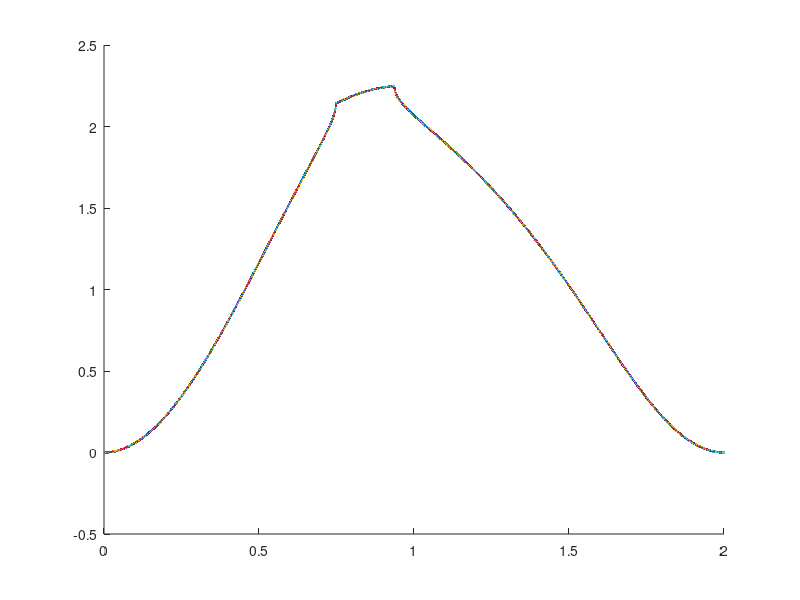

Source code (MATLAB):
function caculate()
b=2.495;
l=3.675;
r=0.950;
m=b;
n=-(l+r);
a=4.315;
hold on;
for i=0:0.001:2     
u=i*pi;
x1=m+r*sin(u);
y1=n+r*cos(u);
c=x1^2+y1^2+b^2-l^2;
y=-(2*c*y1+2*sqrt(4*x1^2*y1^2*b^2+4*x1^4*b^2-x1^2*c^2))/(4*(x1^2+y1^2));
%y=-((2*(m + r*sin(u))^2*(2*r*cos(u)*(m + r*sin(u)) - 2*r*sin(u)*(n + r*cos(u)))*(b^2 - l^2 + (n + r*cos(u))^2 + (m + r*sin(u))^2) - 16*b^2*r*cos(u)*(m + r*sin(u))^3 + 2*r*cos(u)*(m + r*sin(u))*(b^2 - l^2 + (n + r*cos(u))^2 + (m + r*sin(u))^2)^2 - 8*b^2*r*cos(u)*(n + r*cos(u))^2*(m + r*sin(u)) + 8*b^2*r*sin(u)*(n + r*cos(u))*(m + r*sin(u))^2)/(4*b^2*(m + r*sin(u))^4 - (m + r*sin(u))^2*(b^2 - l^2 + (n + r*cos(u))^2 + (m + r*sin(u))^2)^2 + 4*b^2*(n + r*cos(u))^2*(m + r*sin(u))^2)^(1/2) - (n + r*cos(u))*(4*r*cos(u)*(m + r*sin(u)) - 4*r*sin(u)*(n + r*cos(u))) + r*sin(u)*(2*b^2 - 2*l^2 + 2*(n + r*cos(u))^2 + 2*(m + r*sin(u))^2))/(4*(n + r*cos(u))^2 + 4*(m + r*sin(u))^2) + ((2*(4*b^2*(m + r*sin(u))^4 - (m + r*sin(u))^2*(b^2 - l^2 + (n + r*cos(u))^2 + (m + r*sin(u))^2)^2 + 4*b^2*(n + r*cos(u))^2*(m + r*sin(u))^2)^(1/2) + (n + r*cos(u))*(2*b^2 - 2*l^2 + 2*(n + r*cos(u))^2 + 2*(m + r*sin(u))^2))*(8*r*cos(u)*(m + r*sin(u)) - 8*r*sin(u)*(n + r*cos(u))))/(4*(n + r*cos(u))^2 + 4*(m + r*sin(u))^2)^2;
S=a*abs(y)/b;
plot(i,y);

end
